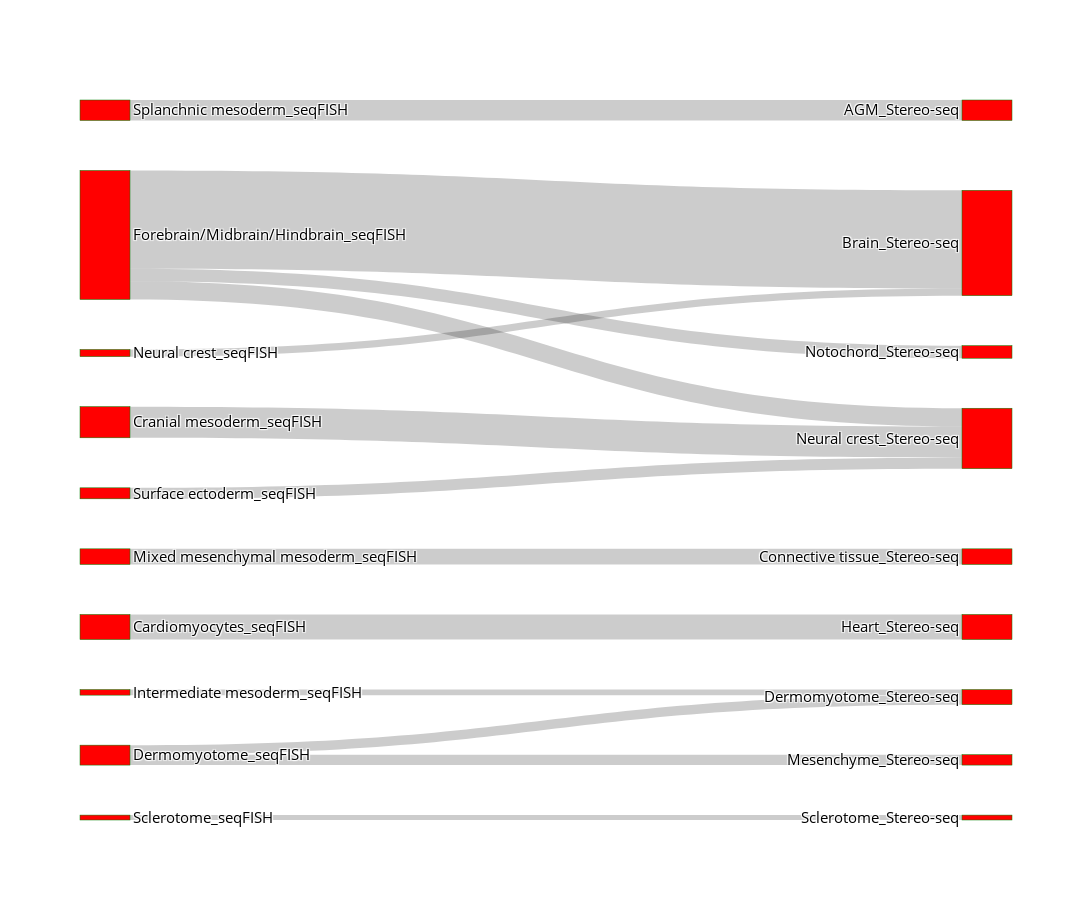

Here is the notebook cell this chart was saved with:
### Code cell
num_nodes = len(matching_table.columns) + len(matching_table.index)
# fig = Sankey(matching_table, prefix=['seqFISH', 'Stereo-seq'], filter_num=60, layout=[1600,900], format='pdf')

fig = Sankey(
    matching_table,
    filter_num=60,
    color='red',
    prefix=['seqFISH', 'Stereo-seq'],
    layout=[1600, 900],
    format='pdf',
    # return_fig=True  # 确保返回fig对象
)

### Figure 1 — Plotly figure (JSON) as saved in the notebook; plotly's stock layout.template omitted (floating-point values rounded to 4 significant figures)
{"data": [{"link": {"source": [27, 20, 25, 23, 16, 22, 13, 16, 14, 20, 28, 20, 26], "target": [0, 1, 1, 3, 4, 4, 5, 7, 8, 8, 8, 9, 10], "value": [275, 1319, 96, 210, 128, 75, 337, 140, 419, 245, 148, 169, 66]}, "node": {"color": "red", "label": ["AGM_Stereo-seq", "Brain_Stereo-seq", "Branchial arch_Stereo-seq", "Connective tissue_Stereo-seq", "Dermomyotome_Stereo-seq", "Heart_Stereo-seq", "Liver_Stereo-seq", "Mesenchyme_Stereo-seq", "Neural crest_Stereo-seq", "Notochord_Stereo-seq", "Sclerotome_Stereo-seq", "Allantois_seqFISH", "Anterior somitic tissues_seqFISH", "Cardiomyocytes_seqFISH", "Cranial mesoderm_seqFISH", "Definitive endoderm_seqFISH", "Dermomyotome_seqFISH", "Endothelium_seqFISH", "Erythroid_seqFISH", "ExE endoderm_seqFISH", "Forebrain/Midbrain/Hindbrain_seqFISH", "Haematoendothelial progenitors_seqFISH", "Intermediate mesoderm_seqFISH", "Mixed mesenchymal mesoderm_seqFISH", "NMP_seqFISH", "Neural crest_seqFISH", "Sclerotome_seqFISH", "Splanchnic mesoderm_seqFISH", "Surface ectoderm_seqFISH"], "line": {"color": "green", "width": 0.5}, "pad": 50, "thickness": 50}, "type": "sankey"}], "layout": {"autosize": false, "font": {"color": "Black", "size": 15}, "height": 900, "title": {"text": ""}, "width": 1600}}
